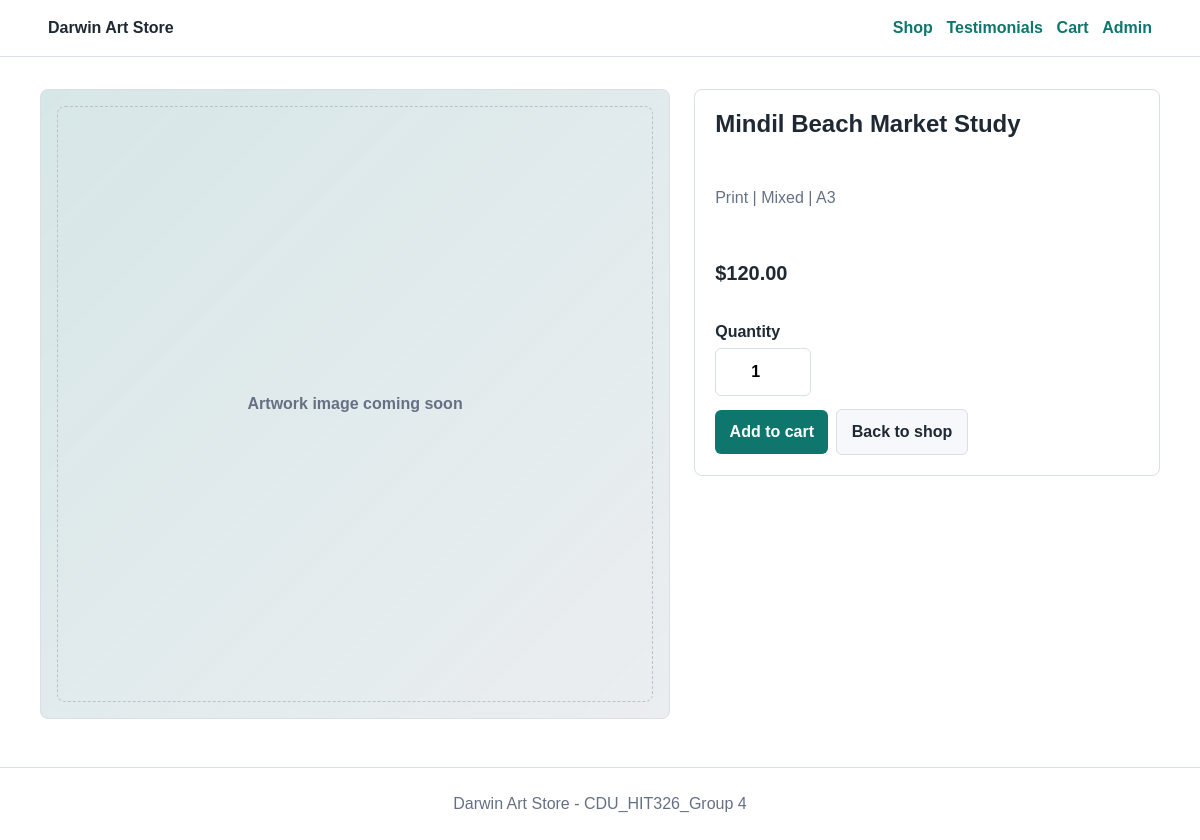
/product.php?id=2, run on the app's committed database.
### tables this page shows
CREATE TABLE IF NOT EXISTS products (
    product_no INT AUTO_INCREMENT PRIMARY KEY,
    description VARCHAR(255) NOT NULL,
    category VARCHAR(100) NOT NULL,
    price DECIMAL(10,2) NOT NULL,
    colour VARCHAR(80) NULL,
    size VARCHAR(80) NULL,
    image_path VARCHAR(255) NULL,
    is_available TINYINT(1) NOT NULL DEFAULT 1,
    created_at TIMESTAMP DEFAULT CURRENT_TIMESTAMP
);

### src/bootstrap.php (called while the page is built, shortened)
<?php
$config = require __DIR__ . '/config.php';
spl_autoload_register(function (string $class): void {
    $prefix = 'App\\';
    $path = __DIR__ . '/' . str_replace('\\', '/', substr($class, strlen($prefix))) . '.php';
});
require __DIR__ . '/functions.php';
$session = new App\Core\Session();
$database = new App\Core\Database($config['db']);
$products = new App\Repository\ProductRepository($database);
$news = new App\Repository\NewsRepository($database);
$testimonials = new App\Repository\TestimonialRepository($database);
$admins = new App\Repository\AdminRepository($database);
$orders = new App\Repository\OrderRepository($database);
$cart = new App\Service\CartService($session, $products);
$auth = new App\Service\AuthService($session, $admins);
$csrf = new App\Core\Csrf($session);
$notifier = new App\Service\FileOrderNotifier(
    $config['business_email'],
    dirname(__DIR__) . '/storage/mail/orders.log'
);
$checkout = new App\Service\CheckoutService($cart, $orders, $notifier);
$view = new App\Core\View($config, $session, $cart, $auth);
$container = compact(
    'config',
    'session',
    'database',
    'products',
    'news',
    'testimonials',
    'admins',
    'orders',
    'cart',
    'auth',
    'csrf',
    'notifier',
    'checkout',
    'view'
);

### src/config.php (called while the page is built)
<?php
return [
    'app_name' => getenv('APP_NAME') ?: 'Darwin Art Store',
    'business_email' => getenv('ORDER_HANDLING_EMAIL') ?: 'orders@example.com',
    'db' => [
        'host' => getenv('DB_HOST') ?: '127.0.0.1',
        'port' => getenv('DB_PORT') ?: '3306',
        'name' => getenv('DB_NAME') ?: 'art_store',
        'user' => getenv('DB_USER') ?: 'root',
        'pass' => getenv('DB_PASSWORD') ?: '',
    ],
];

### src/functions.php (called while the page is built, shortened)
<?php
function e(?string $value): string
{
    return htmlspecialchars($value ?? '', ENT_QUOTES, 'UTF-8');
}
function money(float|string $amount): string
{
    return '$' . number_format((float) $amount, 2);
}
function app(string $key): mixed
{
    global $container;
    return $container[$key] ?? throw new InvalidArgumentException("Service [$key] is not registered.");
}

### src/Core/Database.php (called while the page is built, shortened)
<?php
final class Database
{
    public function connection(): PDO
    {
        $dsn = sprintf(
            'mysql:host=%s;port=%s;dbname=%s;charset=utf8mb4',
            $this->config['host'],
            $this->config['port'],
            $this->config['name']
        );
        $this->pdo = new PDO($dsn, $this->config['user'], $this->config['pass'], [
            PDO::ATTR_ERRMODE => PDO::ERRMODE_EXCEPTION,
            PDO::ATTR_DEFAULT_FETCH_MODE => PDO::FETCH_ASSOC,
        ]);
        return $this->pdo;
    }
    public function fetchOne(string $sql, array $params = []): ?array
    {
        $stmt = $this->connection()->prepare($sql);
        $stmt->execute($params);
        $row = $stmt->fetch();
        return $row === false ? null : $row;
    }
}

### src/Repository/ProductRepository.php (called while the page is built, shortened)
<?php
final class ProductRepository
{
    public function availableById(int $productNo): ?array
    {
        return $this->database->fetchOne(
            'SELECT * FROM products WHERE product_no = ? AND is_available = 1',
            [$productNo]
        );
    }
}

### public/product.php (the view, shortened to what this page needs)
<?php
require __DIR__ . '/../src/bootstrap.php';
$productsRepository = app('products');
$view = app('view');
$productNo = filter_input(INPUT_GET, 'id', FILTER_VALIDATE_INT, [
    'options' => ['min_range' => 1],
]);
$view->header('Artwork details');
try {
    $product = $productNo ? $productsRepository->availableById((int) $productNo) : null;
} catch (Throwable $error) {
    echo '<p class="error">' . e(dbErrorMessage($error)) . '</p>';
    $view->footer();
    exit;
}
?>
<?php if (!$product): ?>
    <section class="panel">
        <h1>Artwork unavailable</h1>
        <p>This artwork is not available, or the link is no longer valid.</p>
        <a class="button" href="/">Browse available artworks</a>
    </section>
<?php else: ?>
    <section class="product-detail">
        <div class="artwork-media artwork-media-large">
            <?php if ($product['image_path']): ?>
                <img src="/product_image.php?id=<?= (int) $product['product_no'] ?>" alt="<?= e($product['description']) ?>">
            <?php else: ?>
                <span class="artwork-placeholder">Artwork image coming soon</span>
            <?php endif; ?>
        </div>
        <div class="panel product-detail-info">
            <h1><?= e($product['description']) ?></h1>
            <p class="muted product-meta">
                <?= e($product['category']) ?>
                <?php if ($product['colour']): ?> | <?= e($product['colour']) ?><?php endif; ?>
                <?php if ($product['size']): ?> | <?= e($product['size']) ?><?php endif; ?>
            </p>
            <p class="price"><?= money($product['price']) ?></p>
            <form class="compact-form" method="post" action="/cart.php">
                <label class="quantity-field">
                    Quantity
                    <input class="quantity-input" type="number" name="quantity" value="1" min="1" max="20" required>
                </label>
                <div class="actions">
                    <button type="submit">Add to cart</button>
                    <a class="button secondary" href="/">Back to shop</a>
                </div>
            </form>
        </div>
    </section>
<?php endif; ?>

### public/assets/style.css (style rules this page uses)
:root { color-scheme: light; font-family: Arial, Helvetica, sans-serif; --ink: #1f2933; --muted: #667085; --line: #d9dee7; --panel: #f7f8fb; --accent: #0f766e; --danger: #b42318; }
* { box-sizing: border-box; }
body { margin: 0; color: var(--ink); background: #ffffff; line-height: 1.5; }
a { color: var(--accent); }
h1 { margin-top: 0; line-height: 1.15; }
.card, .panel { border: 1px solid var(--line); border-radius: 8px; background: #ffffff; }
.panel { padding: 1.25rem; }
.muted { color: var(--muted); }
.price { font-size: 1.25rem; font-weight: 700; }
.product-meta { min-height: 1.5rem; }
.artwork-media { display: flex; align-items: center; justify-content: center; aspect-ratio: 4 / 3; width: 100%; overflow: hidden; color: var(--muted); background: linear-gradient(135deg, rgba(15, 118, 110, .12), rgba(31, 41, 51, .04)), #f3f6f8; text-decoration: none; }
.artwork-placeholder { display: grid; place-items: center; width: calc(100% - 2rem); height: calc(100% - 2rem); border: 1px dashed #b8c2cc; border-radius: 8px; padding: 1rem; text-align: center; font-weight: 700; }
.product-detail { display: grid; grid-template-columns: minmax(0, 1.15fr) minmax(320px, .85fr); gap: 1.5rem; align-items: start; }
.artwork-media-large { border: 1px solid var(--line); border-radius: 8px; aspect-ratio: 1 / 1; }
.product-detail-info { display: grid; gap: .75rem; }
.compact-form { max-width: 420px; }
form { display: grid; gap: .85rem; }
label { display: grid; gap: .25rem; font-weight: 700; }
input, textarea, select { width: 100%; padding: .7rem; border: 1px solid var(--line); border-radius: 6px; font: inherit; }
.quantity-field { max-width: 120px; }
.quantity-input { max-width: 96px; text-align: center; }
button, .button { display: inline-flex; align-items: center; justify-content: center; width: fit-content; min-height: 40px; padding: .6rem .9rem; border: 0; border-radius: 6px; color: #ffffff; background: var(--accent); font: inherit; font-weight: 700; text-decoration: none; cursor: pointer; }
.button.secondary, button.secondary { color: var(--ink); background: var(--panel); border: 1px solid var(--line); }
.actions { display: flex; flex-wrap: wrap; gap: .5rem; align-items: center; }

### data on the page
products: description "Mindil Beach Market Study", category "Print", colour "Mixed", size "A3", price "$120.00"

### other printed values
$this->config['app_name'] "Darwin Art Store"
